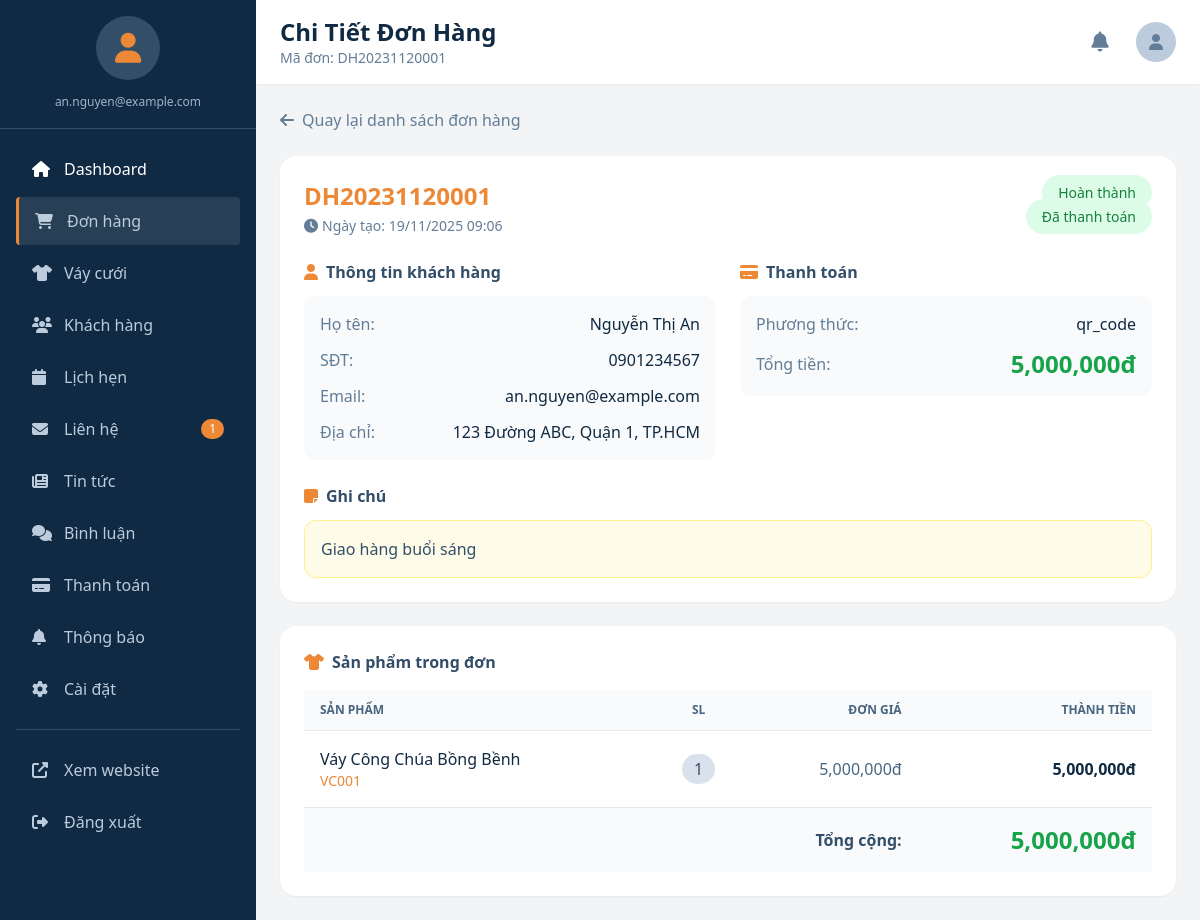
Screenshot of /admin-order-detail.php?id=1 (signed in) with the database file from the repository.
### tables this page shows
CREATE TABLE don_hang (
   id BIGINT AUTO_INCREMENT PRIMARY KEY,
   ma_don_hang VARCHAR(50) UNIQUE COMMENT 'Mã đơn hàng duy nhất',
   nguoi_dung_id BIGINT NULL,
   ho_ten VARCHAR(255) NOT NULL COMMENT 'Họ tên người nhận',
   so_dien_thoai VARCHAR(30) NOT NULL COMMENT 'Số điện thoại người nhận',
   dia_chi TEXT NOT NULL COMMENT 'Địa chỉ nhận váy',
   ghi_chu TEXT NULL COMMENT 'Ghi chú đơn hàng',
   tong_tien DECIMAL(14,2) NOT NULL,
   trang_thai ENUM('pending','processing','completed','cancelled') DEFAULT 'pending',
   phuong_thuc_thanh_toan VARCHAR(50) DEFAULT 'qr_code' COMMENT 'Phương thức thanh toán',
   trang_thai_thanh_toan ENUM('pending','paid','failed','expired') DEFAULT 'pending' COMMENT 'Trạng thái thanh toán',
   created_at TIMESTAMP DEFAULT CURRENT_TIMESTAMP,
   updated_at TIMESTAMP NULL ON UPDATE CURRENT_TIMESTAMP,
   FOREIGN KEY (nguoi_dung_id) REFERENCES nguoi_dung(id) ON DELETE SET NULL,
   INDEX idx_ma_don_hang (ma_don_hang),
   INDEX idx_trang_thai (trang_thai),
   INDEX idx_trang_thai_thanh_toan (trang_thai_thanh_toan)
);

CREATE TABLE nguoi_dung (
   id BIGINT AUTO_INCREMENT PRIMARY KEY,
   ho_ten VARCHAR(255) NOT NULL,
   email VARCHAR(150) NOT NULL UNIQUE,
   mat_khau VARCHAR(255) NOT NULL,
   so_dien_thoai VARCHAR(30),
   dia_chi TEXT,
   avt VARCHAR(500) NULL COMMENT 'URL avatar của người dùng (từ Google hoặc upload)',
   created_at TIMESTAMP DEFAULT CURRENT_TIMESTAMP
);

CREATE TABLE chi_tiet_hoa_don (
   id BIGINT AUTO_INCREMENT PRIMARY KEY,
   hoa_don_id BIGINT NOT NULL,
   vay_id BIGINT NULL,
   description TEXT,
   amount DECIMAL(12,2) NOT NULL,
   quantity INT DEFAULT 1,
   FOREIGN KEY (hoa_don_id) REFERENCES hoa_don(id) ON DELETE CASCADE,
   FOREIGN KEY (vay_id) REFERENCES vay_cuoi(id) ON DELETE SET NULL
);

CREATE TABLE vay_cuoi (
   id BIGINT AUTO_INCREMENT PRIMARY KEY,
   ma_vay VARCHAR(50) UNIQUE NOT NULL,
   ten_vay VARCHAR(255) NOT NULL,
   mo_ta TEXT,
   gia_thue DECIMAL(12,2) NOT NULL,
   so_luong_ton INT DEFAULT 0,
   size VARCHAR(100) NULL COMMENT 'Kích cỡ váy: S, M, L, XL hoặc số đo cụ thể',
   created_at TIMESTAMP DEFAULT CURRENT_TIMESTAMP
);

### admin-order-detail.php (the view, shortened to what the rows shown need)
<?php
require_once 'includes/config.php';
$order_id = intval($_GET['id'] ?? 0);
$stmt = $conn->prepare("SELECT d.*, n.email as user_email FROM don_hang d LEFT JOIN nguoi_dung n ON d.nguoi_dung_id = n.id WHERE d.id = ?");
$stmt->bind_param("i", $order_id);
$stmt->execute();
$order = $stmt->get_result()->fetch_assoc();
$stmt = $conn->prepare("SELECT c.*, v.ten_vay, v.ma_vay FROM chi_tiet_hoa_don c
    JOIN hoa_don h ON c.hoa_don_id = h.id
    LEFT JOIN vay_cuoi v ON c.vay_id = v.id
    WHERE h.don_hang_id = ?");
$stmt->bind_param("i", $order_id);
$stmt->execute();
$items = $stmt->get_result()->fetch_all(MYSQLI_ASSOC);
$page_title = 'Chi Tiết Đơn Hàng';
$page_subtitle = 'Mã đơn: ' . $order['ma_don_hang'];
include 'includes/admin-layout.php';
?>
<div class="bg-white rounded-2xl shadow-sm p-6 mb-6">
    <div class="flex justify-between items-start mb-6">
        <div>
            <h2 class="text-2xl font-bold text-accent-500"><?php echo htmlspecialchars($order['ma_don_hang']); ?></h2>
            <p class="text-sm text-navy-500 mt-1">
                <i class="fas fa-clock mr-1"></i>Ngày tạo: <?php echo date('d/m/Y H:i', strtotime($order['created_at'])); ?>
            </p>
        </div>
        <div class="text-right space-y-2">
            <span class="px-4 py-2 rounded-full text-sm font-medium <?php echo match($order['trang_thai']) {
                'pending' => 'bg-yellow-100 text-yellow-700',
                'processing' => 'bg-blue-100 text-blue-700',
                'completed' => 'bg-green-100 text-green-700',
                'cancelled' => 'bg-red-100 text-red-700',
                default => 'bg-gray-100 text-gray-700'
            }; ?>">
                <?php echo match($order['trang_thai']) {
                    'pending' => 'Chờ xử lý',
                    'processing' => 'Đang xử lý',
                    'completed' => 'Hoàn thành',
                    'cancelled' => 'Đã hủy',
                    default => $order['trang_thai']
                }; ?>
            </span>
            <br>
            <span class="px-4 py-2 rounded-full text-sm font-medium <?php echo match($order['trang_thai_thanh_toan']) {
                'pending' => 'bg-yellow-100 text-yellow-700',
                'paid' => 'bg-green-100 text-green-700',
                'failed' => 'bg-red-100 text-red-700',
                default => 'bg-gray-100 text-gray-700'
            }; ?>">
                <?php echo match($order['trang_thai_thanh_toan']) {
                    'pending' => 'Chưa thanh toán',
                    'paid' => 'Đã thanh toán',
                    'failed' => 'Thanh toán thất bại',
                    default => $order['trang_thai_thanh_toan']
                }; ?>
            </span>
        </div>
    </div>
    <div class="grid grid-cols-1 md:grid-cols-2 gap-6">
        <div>
            <div class="bg-gray-50 rounded-xl p-4 space-y-3">
                <p class="flex justify-between">
                    <span class="text-navy-500">Họ tên:</span>
                    <span class="font-medium text-navy-900"><?php echo htmlspecialchars($order['ho_ten']); ?></span>
                </p>
                <p class="flex justify-between">
                    <span class="text-navy-500">SĐT:</span>
                    <span class="font-medium text-navy-900"><?php echo htmlspecialchars($order['so_dien_thoai']); ?></span>
                </p>
                <?php if ($order['user_email']): ?>
                <p class="flex justify-between">
                    <span class="text-navy-500">Email:</span>
                    <span class="font-medium text-navy-900"><?php echo htmlspecialchars($order['user_email']); ?></span>
                </p>
                <?php endif; ?>
                <p class="flex justify-between">
                    <span class="text-navy-500">Địa chỉ:</span>
                    <span class="font-medium text-navy-900 text-right max-w-xs"><?php echo htmlspecialchars($order['dia_chi']); ?></span>
                </p>
            </div>
        </div>
        <div>
            <div class="bg-gray-50 rounded-xl p-4 space-y-3">
                <p class="flex justify-between">
                    <span class="text-navy-500">Phương thức:</span>
                    <span class="font-medium text-navy-900"><?php echo htmlspecialchars($order['phuong_thuc_thanh_toan'] ?? 'QR Code'); ?></span>
                </p>
                <p class="flex justify-between items-center">
                    <span class="text-navy-500">Tổng tiền:</span>
                    <span class="text-2xl font-bold text-green-600"><?php echo number_format($order['tong_tien']); ?>đ</span>
                </p>
            </div>
        </div>
    </div>
    <?php if ($order['ghi_chu']): ?>
    <div class="mt-6">
        <h3 class="font-semibold text-navy-700 mb-3">
            <i class="fas fa-sticky-note mr-2 text-accent-500"></i>Ghi chú
        </h3>
        <div class="bg-yellow-50 rounded-xl p-4 border border-yellow-200">
            <p class="text-navy-700"><?php echo nl2br(htmlspecialchars($order['ghi_chu'])); ?></p>
        </div>
    </div>
    <?php endif; ?>
</div>
<div class="bg-white rounded-2xl shadow-sm p-6">
    <?php if (!empty($items)): ?>
    <div class="overflow-x-auto">
        <table class="min-w-full divide-y divide-gray-200">
            <thead class="bg-gray-50">
                <tr>
                    <th class="px-4 py-3 text-left text-xs font-semibold text-navy-600 uppercase">Sản phẩm</th>
                    <th class="px-4 py-3 text-center text-xs font-semibold text-navy-600 uppercase">SL</th>
                    <th class="px-4 py-3 text-right text-xs font-semibold text-navy-600 uppercase">Đơn giá</th>
                    <th class="px-4 py-3 text-right text-xs font-semibold text-navy-600 uppercase">Thành tiền</th>
                </tr>
            </thead>
            <tbody class="divide-y divide-gray-100">
                <?php foreach ($items as $item): ?>
                <tr class="hover:bg-gray-50">
                    <td class="px-4 py-4">
                        <div class="font-medium text-navy-900"><?php echo htmlspecialchars($item['ten_vay'] ?? $item['description']); ?></div>
                        <?php if ($item['ma_vay']): ?>
                        <div class="text-sm text-accent-500"><?php echo htmlspecialchars($item['ma_vay']); ?></div>
                        <?php endif; ?>
                    </td>
                    <td class="px-4 py-4 text-center">
                        <span class="px-3 py-1 bg-navy-100 text-navy-700 rounded-full"><?php echo $item['quantity']; ?></span>
                    </td>
                    <td class="px-4 py-4 text-right text-navy-600"><?php echo number_format($item['amount']); ?>đ</td>
                    <td class="px-4 py-4 text-right font-bold text-navy-900"><?php echo number_format($item['amount'] * $item['quantity']); ?>đ</td>
                </tr>
                <?php endforeach; ?>
            </tbody>
            <tfoot>
                <tr class="bg-gray-50">
                    <td colspan="3" class="px-4 py-4 text-right font-semibold text-navy-700">Tổng cộng:</td>
                    <td class="px-4 py-4 text-right text-2xl font-bold text-green-600"><?php echo number_format($order['tong_tien']); ?>đ</td>
                </tr>
            </tfoot>
        </table>
    </div>
    <?php endif; ?>
</div>
<?php include 'includes/admin-footer.php'; ?>

### includes/admin-layout.php (shortened to what the rows shown need)
<!DOCTYPE html>
<html lang="vi" class="admin-page">
<head>
    <script src="https://cdn.tailwindcss.com"></script>
    <link rel="stylesheet" href="https://cdnjs.cloudflare.com/ajax/libs/font-awesome/6.4.0/css/all.min.css">
    <link rel="stylesheet" href="assets/css/admin-responsive.css">
</head>
<body class="bg-gray-100 admin-page">
    <div class="flex min-h-screen max-w-full overflow-x-hidden">
        <main class="flex-1 ml-64 max-w-full overflow-x-hidden admin-main">
            <header class="bg-white shadow-sm px-4 sm:px-6 py-3 sm:py-4 flex items-center justify-between sticky top-0 z-40">
                <div class="flex items-center gap-2 sm:gap-3 min-w-0">
                    <div class="min-w-0">
                        <h1 class="text-lg sm:text-xl lg:text-2xl font-bold text-navy-900 truncate"><?php echo $page_title ?? 'Admin'; ?></h1>
                        <p class="text-navy-500 text-xs sm:text-sm hidden sm:block truncate"><?php echo $page_subtitle ?? 'Quản lý hệ thống'; ?></p>
                    </div>
                </div>
            </header>
            <div class="p-3 sm:p-4 lg:p-6 max-w-full overflow-x-hidden">

### rows the page displays
don_hang: ma_don_hang "Mã đơn: DH20231120001", ma_don_hang "DH20231120001", created_at "19/11/2025 09:06", trang_thai "Hoàn thành", trang_thai_thanh_toan "Đã thanh toán", ho_ten "Nguyễn Thị An", so_dien_thoai "0901234567", nguoi_dung.email "an.nguyen@example.com", dia_chi "123 Đường ABC, Quận 1, TP.HCM", phuong_thuc_thanh_toan "qr_code", tong_tien "5,000,000", ghi_chu "Giao hàng buổi sáng"
chi_tiet_hoa_don: vay.ten_vay "Váy Công Chúa Bồng Bềnh", vay.ma_vay "VC001", quantity "1", amount "5,000,000", $item['amount'] * $item['quantity'] "5,000,000"

### other values shown
$_SESSION['admin_email'] "an.nguyen@example.com"
$new_contacts "1"
$page_title "Chi Tiết Đơn Hàng"
